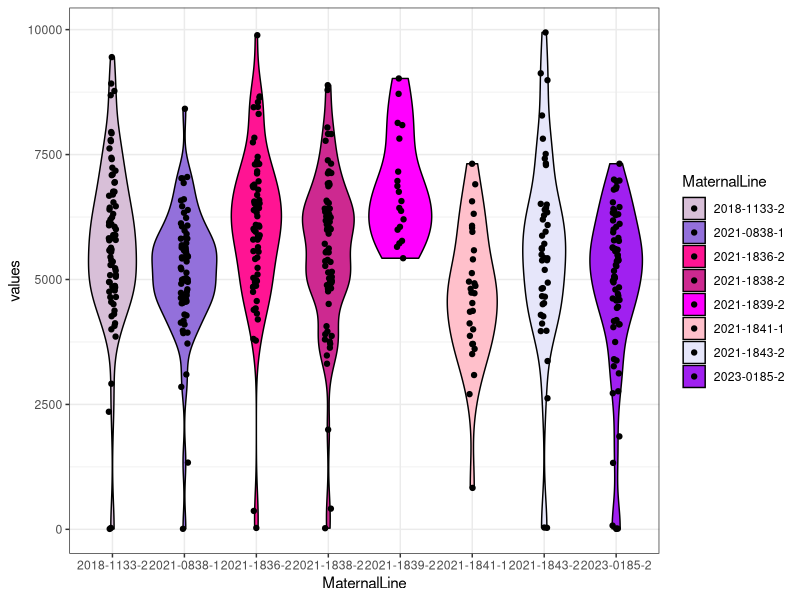
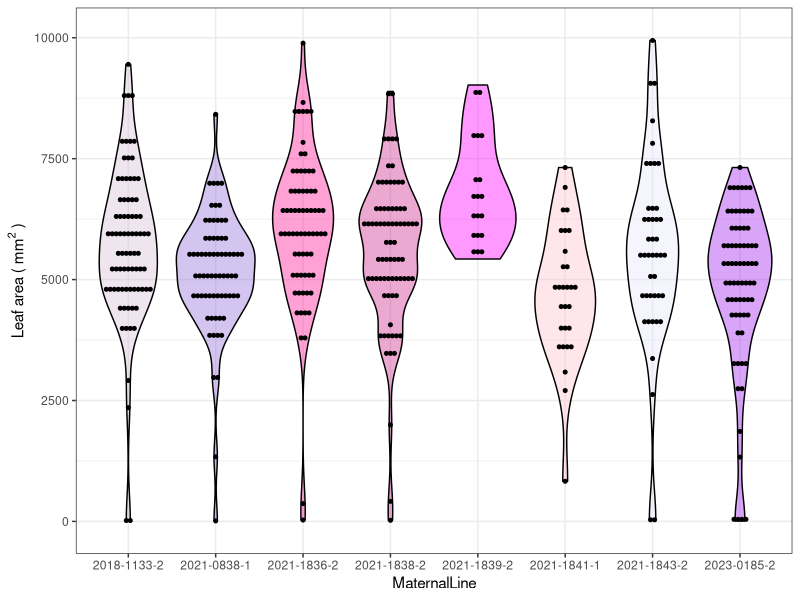

Reproduce these figures in R, in order. (Note: this script raises an error after producing the figures.)
library(tidyverse)
library(RColorBrewer)

setwd("/Users/kuowenhsi/Library/CloudStorage/OneDrive-WashingtonUniversityinSt.Louis/MOBOT/MOBOT_Physaria")

phy_tidy_data <- read_csv("data/Physaria_MergedData_tidy_20240703.csv")
unique(phy_tidy_data$variable_name)

# Custom color palette with shades of pink and purple
palette <- c("thistle", "mediumpurple", "deeppink", "maroon3", "magenta", "pink", "lavender", "purple")

# Make sure your dataset has no more levels of MaternalLine than colors in the palette
p <- ggplot(data = filter(phy_tidy_data, variable_name == "leafArea"), aes(x = MaternalLine, y = values, fill = MaternalLine)) +
  geom_violin(color = "black") +  # Using black for the outline to ensure visibility
  geom_point(position = position_jitter(width = 0.05)) +
  scale_fill_manual(values = palette) +
  theme_bw()

ggsave("./figures/phy_maternal_area_violin_maia.png", width = 10, height = 8, dpi = 600)

p <- ggplot(data = filter(phy_tidy_data, variable_name == "leafArea"), aes(x = MaternalLine, y = values, fill = MaternalLine)) +
  geom_violin(color = "black", alpha = 0.4) +  # Using black for the outline to ensure visibility
  geom_dotplot(binaxis = "y", stackdir = "center", fill = "black", dotsize = 0.25, width = 0.2) +
  scale_fill_manual(values = palette) +
  scale_y_continuous(name = expression("Leaf area ("~mm^2~")"))+
  theme_bw()+
  theme(legend.position = "none")

ggsave("./figures/phy_maternal_area_point_maia.png", width = 10, height = 8, dpi = 600)

################################################################################

# Custom color palette with shades of pink and purple
palette <- c("thistle", "mediumpurple", "deeppink", "maroon3", "magenta", "pink", "lavender", "purple")

# Make sure your dataset has no more levels of MaternalLine than colors in the palette
ggplot(data = filtered_data, aes(x = MaternalLine, y = leafLong.10, fill = MaternalLine)) +
  geom_violin(color = "black") +  # Using black for the outline to ensure visibility
  scale_fill_manual(values = palette) +
  labs(x = "Maternal Line", y = "Leaf Length (leafLong.10)") +
  theme_bw()

ggsave("./figures/phy_maternal_length_maia_07082024.png", width = 10, height = 8, dpi = 600)

##################################################################################

# Plotting Phenotype Traits in Relation to Green Pixel Area

# Leaf Length at Week 10 by Green Pixel Area

# Create the plot
ggplot(data = filtered_data, aes(x = leafArea.10, y = leafLong.10)) +
  geom_point(color = "deeppink") +
  geom_smooth(method = "lm", color = "purple3", se = TRUE) +  # Add linear regression line
  labs(x = "Green Pixel Area", y = "Leaf Length at Week 10 (leafLong.10)") +
  theme_bw() +
  scale_y_continuous(breaks = seq(floor(min(filtered_data$leafLong.10)), ceiling(max(filtered_data$leafLong.10)), by = 1))

ggsave("./figures/phy_length_area_07082024.png", width = 10, height = 8, dpi = 600)

# Create the plot and color by the variable "MaternalLine"
ggplot(data = filtered_data, aes(x = leafArea.10, y = leafLong.10, color = MaternalLine)) +
  geom_point() +
  geom_smooth(method = "lm", color = "deeppink", se = TRUE) +
  labs(x = "Green Pixel Area", y = "Leaf Length at Week 10 (leafLong.10)") +
  theme_bw() +
  scale_y_continuous(breaks = seq(floor(min(filtered_data$leafLong.10)), ceiling(max(filtered_data$leafLong.10)), by = 1))

ggsave("./figures/phy_length_area_maternal_07082024.png", width = 10, height = 8, dpi = 600)

# Leaf Width at Week 10 by Green Pixel Area

# Plot
ggplot(data = filtered_data, aes(x = leafArea.10, y = leafWide.10)) +
  geom_point(color = "deeppink") +
  geom_smooth(method = "lm", color = "purple3", se = TRUE) +  # Add linear regression line
  labs(x = "Green Pixel Area", y = "Leaf Width at Week 10 (leafWide.10)") +
  theme_bw() +
  scale_y_continuous(breaks = seq(floor(min(filtered_data$leafWide.10)), ceiling(max(filtered_data$leafWide.10)), by = 1))

ggsave("./figures/phy_wide_area_07082024.png", width = 10, height = 8, dpi = 600)

# Plot and color by the variable "MaternalLine"
ggplot(data = filtered_data, aes(x = leafArea.10, y = leafWide.10, color = MaternalLine)) +
  geom_point() +
  geom_smooth(method = "lm", color = "deeppink", se = TRUE) +
  labs(x = "Green Pixel Area", y = "Leaf Wide at Week 10 (leafWide.10)") +
  theme_bw() +
  scale_y_continuous(breaks = seq(floor(min(filtered_data$leafWide.10)), ceiling(max(filtered_data$leafWide.10)), by = 1))

ggsave("./figures/phy_wide_area_maternal_07082024.png", width = 10, height = 8, dpi = 600)

# Flowering by Green Pixel Area

# Plot
ggplot(data = filtered_data, aes(x = leafArea.10, y = flwrOpen.15)) +
  geom_point(color = "deeppink") +
  geom_smooth(method = "lm", color = "purple3", se = TRUE) +  # Add linear regression line
  labs(x = "Green Pixel Area", y = "Flower Open at Week 15 (flwrOpen.15)") +
  theme_bw() +
  scale_y_continuous(breaks = seq(floor(min(filtered_data$flwrOpen.15)), ceiling(max(filtered_data$flwrOpen.15)), by = 1))

ggsave("./figures/phy_flwr_area_07082024.png", width = 10, height = 8, dpi = 600)
